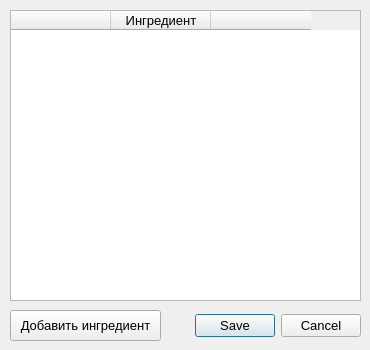
<?xml version="1.0" encoding="UTF-8"?>
<ui version="4.0">
 <class>IngredientsWindow</class>
 <widget class="QDialog" name="IngredientsWindow">
  <property name="geometry">
   <rect>
    <x>0</x>
    <y>0</y>
    <width>370</width>
    <height>350</height>
   </rect>
  </property>
  <property name="font">
   <font>
    <pointsize>10</pointsize>
   </font>
  </property>
  <property name="windowTitle">
   <string>Добавить/удалить ингредиент</string>
  </property>
  <widget class="QDialogButtonBox" name="buttonBox">
   <property name="geometry">
    <rect>
     <x>190</x>
     <y>310</y>
     <width>171</width>
     <height>32</height>
    </rect>
   </property>
   <property name="orientation">
    <enum>Qt::Horizontal</enum>
   </property>
   <property name="standardButtons">
    <set>QDialogButtonBox::Cancel|QDialogButtonBox::Save</set>
   </property>
   <property name="centerButtons">
    <bool>false</bool>
   </property>
  </widget>
  <widget class="QTableWidget" name="table">
   <property name="geometry">
    <rect>
     <x>10</x>
     <y>10</y>
     <width>351</width>
     <height>291</height>
    </rect>
   </property>
   <column>
    <property name="text">
     <string/>
    </property>
   </column>
   <column>
    <property name="text">
     <string>Ингредиент</string>
    </property>
   </column>
   <column>
    <property name="text">
     <string/>
    </property>
   </column>
  </widget>
  <widget class="QPushButton" name="btn_add">
   <property name="geometry">
    <rect>
     <x>10</x>
     <y>310</y>
     <width>151</width>
     <height>31</height>
    </rect>
   </property>
   <property name="text">
    <string>Добавить ингредиент</string>
   </property>
  </widget>
 </widget>
 <resources/>
 <connections>
  <connection>
   <sender>buttonBox</sender>
   <signal>accepted()</signal>
   <receiver>IngredientsWindow</receiver>
   <slot>accept()</slot>
   <hints>
    <hint type="sourcelabel">
     <x>360</x>
     <y>324</y>
    </hint>
    <hint type="destinationlabel">
     <x>157</x>
     <y>274</y>
    </hint>
   </hints>
  </connection>
  <connection>
   <sender>buttonBox</sender>
   <signal>rejected()</signal>
   <receiver>IngredientsWindow</receiver>
   <slot>reject()</slot>
   <hints>
    <hint type="sourcelabel">
     <x>360</x>
     <y>330</y>
    </hint>
    <hint type="destinationlabel">
     <x>286</x>
     <y>274</y>
    </hint>
   </hints>
  </connection>
 </connections>
</ui>
